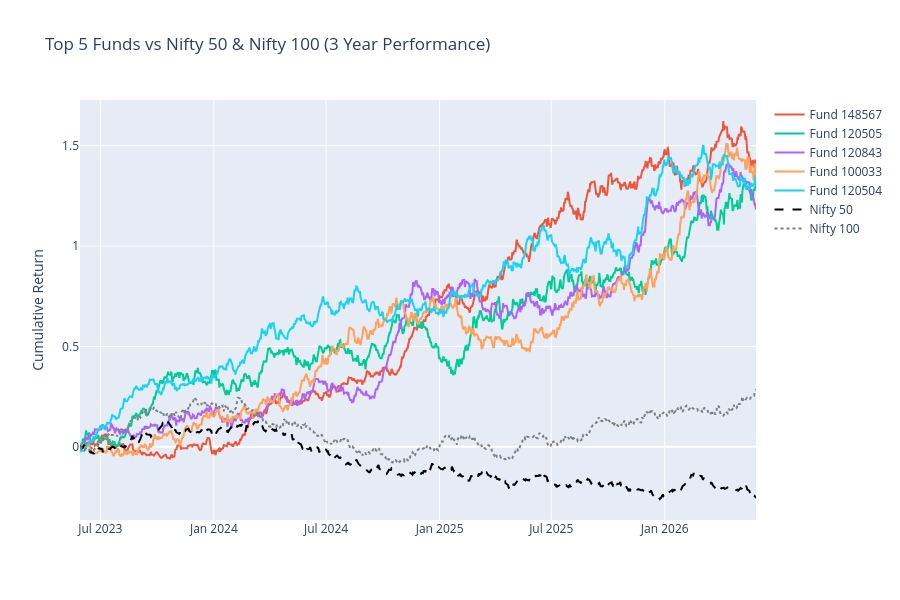

The code cell stored with this chart in its notebook:
### Code cell
# Get top 5 funds based on fund_score
top5_funds = scorecard['amfi_code'].head(5).tolist()

# Get Nifty 50 and Nifty 100 returns
nifty50 = benchmark[benchmark['index_name'] == 'NIFTY50'].copy()
nifty50 = nifty50.sort_values('date')
nifty50['nifty50_return'] = nifty50['close_value'].pct_change()

nifty100_full = benchmark[benchmark['index_name'] == 'NIFTY100'].copy()
nifty100_full = nifty100_full.sort_values('date')
nifty100_full['nifty100_return'] = nifty100_full['close_value'].pct_change()

# Build comparison chart - cumulative returns over last 3 years
end_date = nav['date'].max()
start_date = end_date - pd.DateOffset(years=3)

fig = px.line(title="Top 5 Funds vs Nifty 50 & Nifty 100 (3 Year Performance)")

tracking_errors = []

for code in top5_funds:
    fund_data = nav[(nav['amfi_code'] == code) & (nav['date'] >= start_date)].sort_values('date')
    fund_data['cumulative_return'] = (1 + fund_data['daily_return'].fillna(0)).cumprod() - 1
    
    fig.add_scatter(x=fund_data['date'], y=fund_data['cumulative_return'], name=f"Fund {code}")
    
    # Tracking error vs Nifty 100
    merged_te = pd.merge(fund_data[['date', 'daily_return']], 
                          nifty100_full[['date', 'nifty100_return']], on='date', how='inner')
    diff = merged_te['daily_return'] - merged_te['nifty100_return']
    tracking_error = diff.std() * np.sqrt(252)
    tracking_errors.append({'amfi_code': code, 'tracking_error': tracking_error})

# Add benchmarks to chart
nifty50_period = nifty50[nifty50['date'] >= start_date].copy()
nifty50_period['cumulative_return'] = (1 + nifty50_period['nifty50_return'].fillna(0)).cumprod() - 1
fig.add_scatter(x=nifty50_period['date'], y=nifty50_period['cumulative_return'], 
                name="Nifty 50", line=dict(dash='dash', color='black'))

nifty100_period = nifty100_full[nifty100_full['date'] >= start_date].copy()
nifty100_period['cumulative_return'] = (1 + nifty100_period['nifty100_return'].fillna(0)).cumprod() - 1
fig.add_scatter(x=nifty100_period['date'], y=nifty100_period['cumulative_return'], 
                name="Nifty 100", line=dict(dash='dot', color='gray'))

fig.update_layout(height=600, yaxis_title="Cumulative Return")
fig.show()
fig.write_image("C:/Users/user/mutual-fund-analytics/reports/benchmark_comparison_chart.png")

# Save tracking error
te_df = pd.DataFrame(tracking_errors)
print(te_df)

### Figure 1 — Plotly figure (JSON) as saved in the notebook; plotly's stock layout.template omitted (floating-point values rounded to 4 significant figures; data arrays with more than 128 entries replaced by an {"elided": "..."} marker saying what was removed)
{"data": [{"hovertemplate": "<extra></extra>", "legendgroup": "", "line": {"color": "#636efa", "dash": "solid"}, "marker": {"symbol": "circle"}, "mode": "lines", "name": "", "orientation": "v", "showlegend": false, "type": "scatter", "xaxis": "x", "yaxis": "y"}, {"name": "Fund 148567", "type": "scatter", "x": {"elided": "1097 str values"}, "y": {"elided": "1097 float values"}}, {"name": "Fund 120505", "type": "scatter", "x": {"elided": "1097 str values"}, "y": {"elided": "1097 float values"}}, {"name": "Fund 120843", "type": "scatter", "x": {"elided": "1097 str values"}, "y": {"elided": "1097 float values"}}, {"name": "Fund 100033", "type": "scatter", "x": {"elided": "1097 str values"}, "y": {"elided": "1097 float values"}}, {"name": "Fund 120504", "type": "scatter", "x": {"elided": "1097 str values"}, "y": {"elided": "1097 float values"}}, {"line": {"color": "black", "dash": "dash"}, "name": "Nifty 50", "type": "scatter", "x": {"elided": "785 str values"}, "y": {"elided": "785 float values"}}, {"line": {"color": "gray", "dash": "dot"}, "name": "Nifty 100", "type": "scatter", "x": {"elided": "785 str values"}, "y": {"elided": "785 float values"}}], "layout": {"height": 600, "legend": {"tracegroupgap": 0}, "title": {"text": "Top 5 Funds vs Nifty 50 & Nifty 100 (3 Year Performance)"}, "xaxis": {"anchor": "y", "domain": [0, 1]}, "yaxis": {"anchor": "x", "domain": [0, 1], "title": {"text": "Cumulative Return"}}}}
